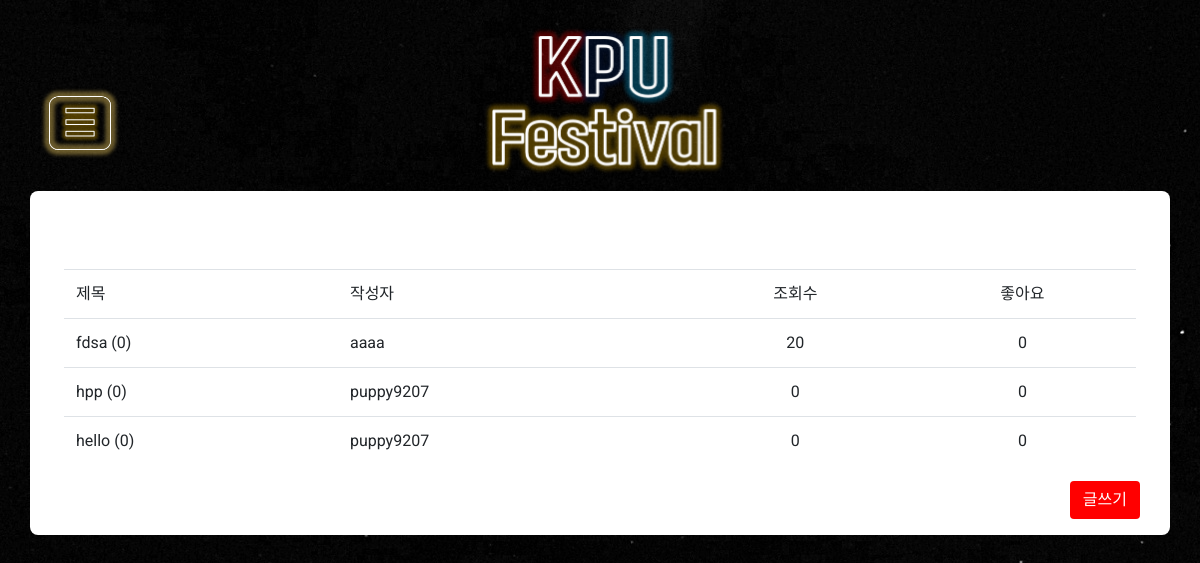
The page /board/ on the database as committed earlier.
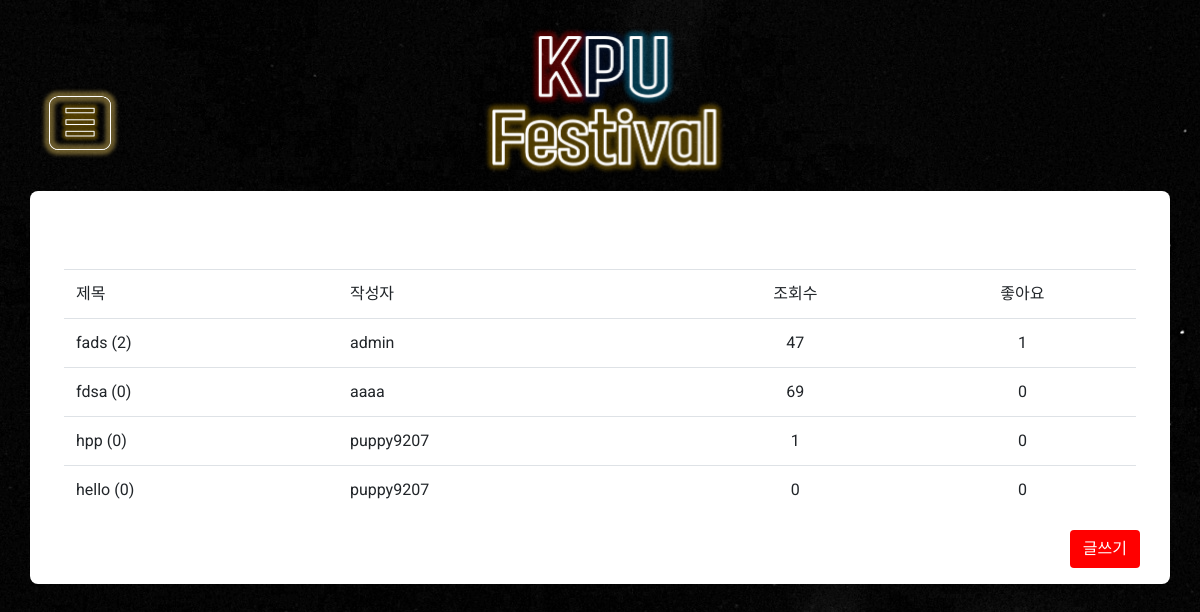
The same page on the database as committed later.
### board/models.py (models this page shows, shortened)
class Board(models.Model):
    author = models.ForeignKey(settings.AUTH_USER_MODEL, on_delete=models.CASCADE)
    title=models.TextField()
    image = models.FileField(upload_to="images/%Y/%m/%d", default='https://image.flaticon.com/icons/svg/149/149852.svg')
    pub_date=models.DateTimeField('date published')
    context=models.TextField()
    hits=models.PositiveIntegerField(default=0)
    like_users=models.ManyToManyField(settings.AUTH_USER_MODEL, related_name='like_users')
    hate_users=models.ManyToManyField(settings.AUTH_USER_MODEL, related_name='hate_users')
    class Meta:
        ordering=['-id']
    def summary_title(self):
        return self.title[:10]

### board/views.py (the view)
# urls.py: path('', views.board,name="board"),
def board(request):
    boards=Board.objects
    counts=Board.objects.count()
    board_list=Board.objects.all()
    paginator = Paginator(board_list,5)
    total_len=len(board_list)
    page = request.GET.get('page',1)
    posts = paginator.get_page(page)
    try:
        lines = paginator.page(page)
    except PageNotAnInteger:
        lines = paginator.page(1)
    except EmptyPage:
        lines = paginator.page(paginator.num_pages)
    index = lines.number -1
    max_index = len(paginator.page_range)
    start_index = index -2 if index >= 2 else 0
    if index < 2 :
        end_index = 5-start_index
    else :
        end_index = index+3 if index <= max_index - 3 else max_index
    page_range = list(paginator.page_range[start_index:end_index])
    context = { 'boards':boards,'board_list': lines ,'counts':counts, 'posts':posts, 'page_range':page_range, 'total_len':total_len, 'max_index':max_index-2 }
    return render (request,'board.html', context )

### board/templates/board.html (shortened to what this page needs)
{% extends 'base.html' %}
{% block content %}
{%load staticfiles%}
<link rel="stylesheet" type="text/css" href="{% static 'css/board.css' %}">
<div class="container">
  <div class="row mt-4 mx-1">
      <div class="table-responsive">
        <table class="table">
        <tbody>
          <tr>
            <td>
              <span>제목</span>
            </td>
            <td>
              <span>작성자</span>
            </td>
            <td id="td-center">
              <span>조회수</span>
            </td>
            <td id="td-center">
              <span>좋아요</span>
            </td>
          </tr>
          {% for board in posts %}
          <tr>
            <td>
              <a href="{% url 'board_detail' board.id %}">
                <span>{{board.summary_title}}</span>
                <span>({{ board.comments.count }})</span>
              </a>
            </td>
            <td>
              <span>{{ board.author }}</span>
            </td>
            <td id="td-center">
              <span>{{ board.hits }}</span>
            </td>
            <td id="td-center">
              <span>{{ board.like_users.count }}</span>
            </td>
          </tr>
          {%endfor%}
        </tbody>
        </table>
      </div>
  </div>
  {% if user.is_authenticated %}
  <a class="btn" href="{%url 'new'%}" id="right" style="color: white">글쓰기</a>
  {% else %}
  <button id="sub_button" class="btn right" data-toggle="modal" data-target="#exampleModal">글쓰기</button>
   {% endif %}
  <br>
</div>
{% endblock %}

Rows that differ between the two databases and show on the page:
added Board: summary_title "fads", comments.count "2", author "admin", hits "47", like_users.count "1"
changed Board "fdsa": hits "20" → "69"
changed Board "hpp": hits "0" → "1"
